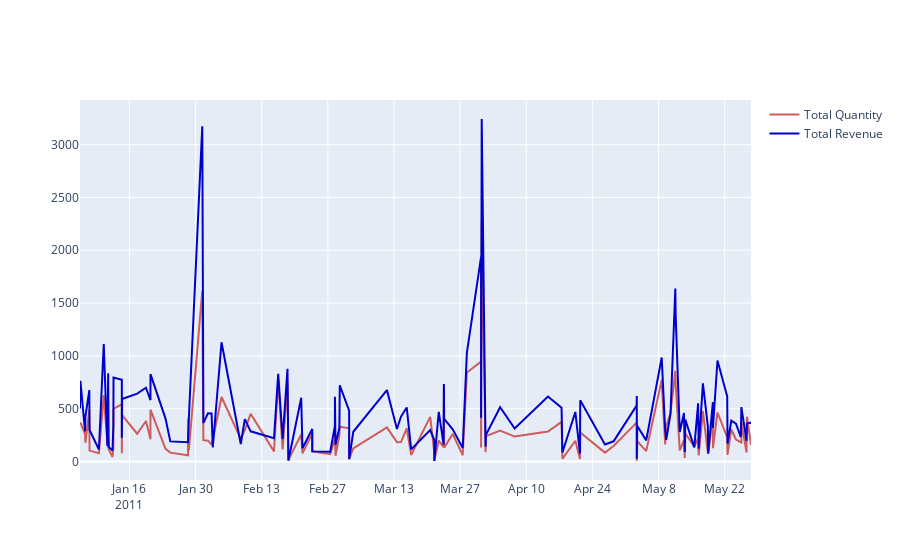

The notebook cell this image was saved under:
### Markdown cell above
## 2. Create an interactive line chart showing quantity and revenue sold to France between January 1st and May 31st 2011.

### Code cell
data['InvoiceDate'] = pd.to_datetime(data['InvoiceDate'])

filtered_data = data[
    (data['Country'] == 'France') &
    (data['InvoiceDate'] >= '2011-01-01') &
    (data['InvoiceDate'] <= '2011-05-31')
]

# Group the filtered data by 'Country' and calculate the total Quantity and Revenue

country_totals = filtered_data.groupby("InvoiceDate", as_index=False)[["Quantity", "Revenue"]].sum()

# Display the resulting DataFrame
print(country_totals)

# Create a bar chart with Plotly Express
fig2 = go.Figure()

# Step 2: Add a trace for Total Quantity.
fig2.add_trace(go.Scatter(
    x=country_totals["InvoiceDate"],
    y=country_totals["Quantity"],
    mode='lines',
    name='Total Quantity',
    marker_color='indianred'
))

# Step 3: Add a trace for Total Revenue to the same figure.
fig2.add_trace(go.Scatter(
    x=country_totals["InvoiceDate"],
    y=country_totals["Revenue"],
    mode='lines',
    name='Total Revenue',
    marker_color='mediumblue'
))
